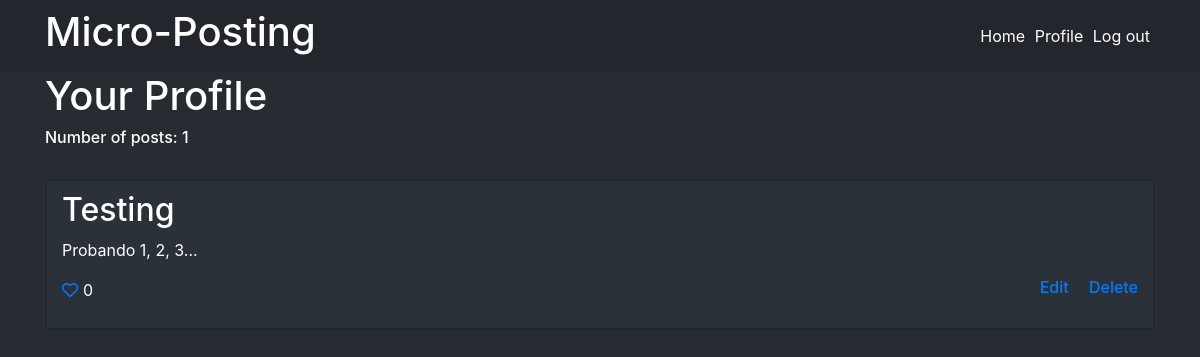
Page /user (signed in) on the earlier database version.
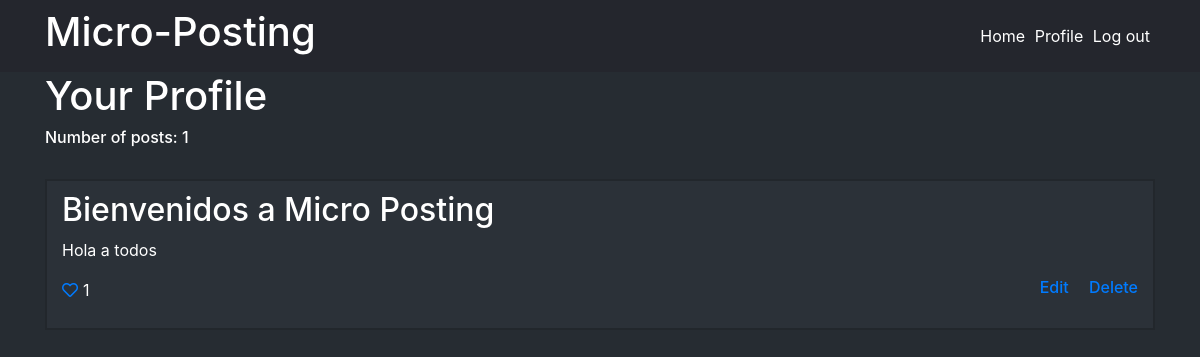
Same page on the later database version.
### app.py (models this page shows)
class Post(db.Model):
	id = db.Column(db.Integer, primary_key = True)
	title = db.Column(db.String)
	body = db.Column(db.Text)
	posted_by = db.Column(db.Integer, db.ForeignKey('user.id'))
	likes = db.relationship('PostLike', backref='post', lazy='dynamic')

### app.py (the view)
@app.route("/user")
@login_required
def show_user():
	posts = Post.query.filter_by(posted_by = current_user.id )
	return render_template("ShowUser.html", posts = posts)

### app.py (called while the page is built)
@login_manager.user_loader
def load_user(user_id):
	return User.get_by_id(user_id)

	@staticmethod
	def get_by_id(id):
		return User.query.get(id)

### templates/ShowUser.html (shortened to what this page needs)
{% extends "base.html" %}
{% block content %}
<h1> Your Profile </h1>
<h6> Number of posts: {{posts.count()}} </h6>
		<div id="posts">
			{% for post in posts %}
				<br>
				<div class="post">
					<h2 class="">{{post.title}}</h2>
					<p>{{post.body}}</p>
					{% if current_user.id == post.posted_by %}
					<h6><a href="{{url_for('delete_post', post_id = post.id)}}" class="float-right">&emsp; Delete</a></h6>
					<h6><a href="{{url_for('edit_post', post_id = post.id)}}" class="float-right"> Edit</a></h6>
					{% endif %}
					<p class="likes"><a href="{{url_for('like', post_id = post.id)}}" class="far fa-heart"></a><span style="margin-left: 5px;">{{ post.likes.count() }}</span></p>
				</div>
			{% endfor %}
		</div>
{% endblock %}

Differences in the rows shown:
removed Post: title "Testing", body "Probando 1, 2, 3...", likes.count "0"
added Post: title "Bienvenidos a Micro Posting", body "Hola a todos", likes.count "1"
